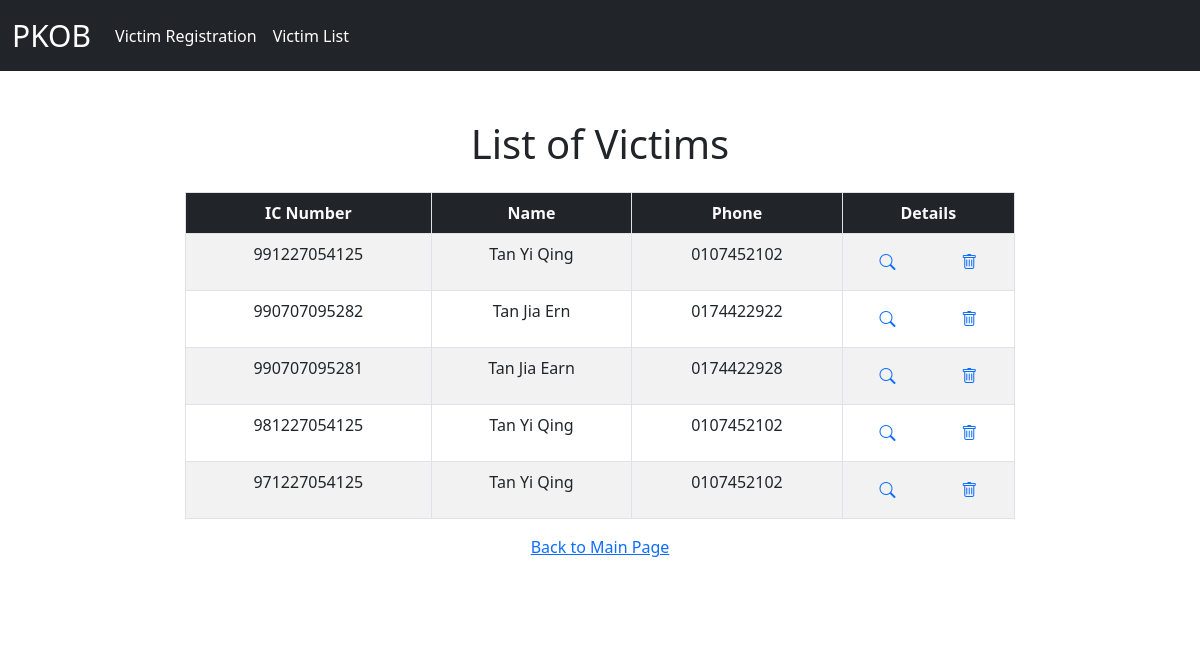
The app's page /victim/list_user/ with its own data.
### victim_app/models.py (models this page shows)
class Profile(models.Model):
    ic = models.CharField(primary_key=True, max_length=255, verbose_name='Ic')
    name = models.CharField(max_length=255, verbose_name='Name')
    phone = models.CharField(max_length=255, verbose_name='Phone Number')
    is_kir = models.BooleanField(default=True, verbose_name='Ketua Isi Rumah')
    salary = models.DecimalField(max_digits=8, decimal_places=2, verbose_name='Salary')
    address1 = models.CharField(max_length=255, verbose_name='Address1')
    address2 = models.CharField(max_length=255, verbose_name='Address2')
    city = models.CharField(max_length=255, verbose_name='City')
    mukim = models.CharField(max_length=255, verbose_name='Mukim')
    parlimen = models.CharField(max_length=255, verbose_name='Parlimen')
    state = models.CharField(max_length=255, verbose_name='State')
    poskod = models.CharField(max_length=255, verbose_name='Phone')
    created_at = models.DateTimeField(auto_now_add=True, verbose_name='Created at')
    updated_at = models.DateTimeField(auto_now=True, verbose_name='Updated at')

### victim_app/views.py (the view)
# urls.py: path('list_user/', views.list_user, name="list_user"),
def list_user(request):
    victim_list = Profile.objects.all().order_by("-ic")
    return render(request, 'victim_app/list_user.html',
                  context={'victim_list': victim_list})

### victim_app/templates/victim_app/list_user.html (shortened to what this page needs)
{% extends "base.html" %}
{% block content %}
    <div class="row mt-2">
        <div class="col">
            <div class="row my-3 text-center"><h1>List of Victims</h1></div>
            <table class="table table-bordered table-striped table-hover  ">
                <thead class="bg-dark text-light">
                <tr style="text-align: center;">
                    <th scope="col">IC Number</th>
                    <th scope="col">Name</th>
                    <th scope="col">Phone</th>
                    <th scope="col">Details</th>
                </tr>
                </thead>
                <tbody>
                {% for victim in victim_list %}
                    <tr style="cursor: pointer; text-align: center; ">
                        <td>{{ victim.ic }}</td>
                        <td>{{ victim.name }}</td>
                        <td>{{ victim.phone }}</td>
                        <td>
                            <div class="p-2">
                                <div class="row text-center">
                                    <div class="col">
                                        <a href="{% url "edit_profile" victim.ic %}"><i
                                                class="bi bi-search"></i></a></div>
                                    <div class="col">
                                        <a href="{% url "delete_profile" %}?ic={{ victim.ic }}"><i
                                                class="bi bi-trash"></i></a></div>
                                </div>
                            </div>
                    </tr>
                {% endfor %}
                </tbody>
            </table>
            <div class="col text-center my-3">
                <a href="{% url "home_page" %}">Back to Main Page</a>
            </div>
        </div>
    </div>
{% endblock %}

### records on screen
Profile: ic "991227054125", name "Tan Yi Qing", phone "0107452102"
Profile: ic "990707095282", name "Tan Jia Ern", phone "0174422922"
Profile: ic "990707095281", name "Tan Jia Earn", phone "0174422928"
Profile: ic "981227054125", name "Tan Yi Qing", phone "0107452102"
Profile: ic "971227054125", name "Tan Yi Qing", phone "0107452102"
